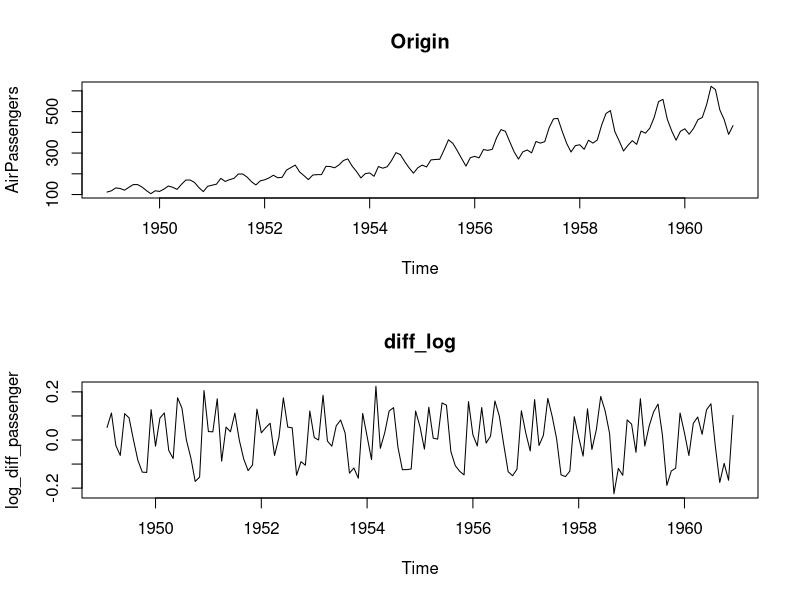

Write R code to recreate this figure. (Note: this script raises an error after producing the figure.)
# -------------------------------------------------------
# 講義用(2)
# 旅客機利用者数の推移の時系列データの前処理を行った上で実施する
# caretパッケージを用いた上での機械学習メソッド
# -------------------------------------------------------

# -------------------------------------------------------
# 原系列
# Rに組み込んであるデータ系列
# -------------------------------------------------------
# 今回は毎月の飛行機乗客数のデータを使います。
# この場合「先月の乗客数が多ければ、来月も多くなるのではないか」といったように、過去から未来を予測していきます。
# 時間という情報を基にして将来を予測する方法を学んでください。
# -------------------------------------------------------
AirPassengers

# -------------------------------------------------------
# 原系列に対して、対数差分系列を作ります。
## 対数差分系列への適用
# -------------------------------------------------------
log_diff_passenger <- diff(log(AirPassengers))
log_diff_passenger

# 原系列と対数差分系列のグラフを描いておきます。
par(mfrow=c(2,1))
plot(AirPassengers, main="Origin")
plot(log_diff_passenger, main="diff_log")
par(mfrow=c(1,1))

# -------------------------------------------------------
# 差分系列とは、例えば｛４，７，５｝というデータがあった時｛７－４，５－７｝＝｛３，－２｝というようにスライドして差をとった結果のことです。
# あらかじめ対数をとることにより、データを計算しやすい幅に収めやすくなる、また、
# 対数差分系列は近似的に「変化率」の推移と等しくなるので解釈がしやすくなるというメリットが得られます。
# なお、差分をとった時に、最初のデータが（差分を計算できないので）無くなってしまうことに注意してください。

# 元に戻すには、差分系列の累積和を計算してから、「一番最初の値」を足してやればよいです。
# 先の例ですと、差分系列が｛３，－２｝でしたので、最初の値をいれて｛４，３，－２｝、累積和をとって｛４，４＋３，４＋３－２｝＝｛４，７，５｝に戻ります。
# Rで確認してみます。
# -------------------------------------------------------

# 元に戻す
exp(cumsum(log_diff_passenger) + log(AirPassengers[1]))

# 参考
as.numeric(AirPassengers)[-1]


# -------------------------------------------------------
# データをもう少し変換します。
# 今度はデータの中身は変えません。
# 機械学習法を適用しやすいように整形します。
# ラグをとって、過去のデータを説明変数にする
# embed関数による整形(http://d.hatena.ne.jp/teramonagi/20121002/1349183342)
# -------------------------------------------------------

lag_num <- 4
exp_val_sample <- as.data.frame(embed(log_diff_passenger, lag_num))

# 列名の変更
colnames(exp_val_sample)[1] <- "Y"
for(i in 2:lag_num){
  colnames(exp_val_sample)[i] <- paste("Lag", i-1, sep="")
}

# 整形されたデータ
head(exp_val_sample)

# こんな感じになるはずやで
#             Y        Lag1        Lag2        Lag3
# 1 -0.06402186 -0.02298952  0.11211730  0.05218575
# 2  0.10948423 -0.06402186 -0.02298952  0.11211730
# 3  0.09193750  0.10948423 -0.06402186 -0.02298952
# 4  0.00000000  0.09193750  0.10948423 -0.06402186
# 5 -0.08455739  0.00000000  0.09193750  0.10948423
# 6 -0.13353139 -0.08455739  0.00000000  0.09193750


# -------------------------------------------------------
# 機械学習による時系列予測
# -------------------------------------------------------
## caretによる学習モデル作成の準備
# install.packages("kernlab")
# install.packages("caret")
# install.packages("e1071")
library(caret)
library(kernlab)

# 並列化演算を行う
# install.packages("doParallel")
library(doParallel)
cl <- makePSOCKcluster(detectCores())
registerDoParallel(cl)

# -------------------------------------------------------
# Rによる機械学習(train関数)
# 1行目：Y（直近のデータ）を、他のデータ（過去のデータ）すべてを使って予測します
# 2行目：学習データの指定
# 3行目：予測モデルの指定。ガウシアンカーネルを使ったSVMを使用します
# 4行目：ハイパーパラメタをどの範囲で動かすかの指定。
# 5行目：データをあらかじめ標準化してね、という指定
# -------------------------------------------------------
# モデルの推定
set.seed(0)
tuned_svm_sample <- train(
  Y ~ ., 
  data=exp_val_sample,
  method = "svmRadial", 
  tuneGrid = expand.grid(C=c(1:5), sigma=2^c(-1:1)),
  preProcess = c('center', 'scale')
)

# チューニングされたモデル(モデルオブジェクト)
tuned_svm_sample

# 最小のRMSE（予測誤差）
tuned_svm_sample$results$RMSE
min(tuned_svm_sample$results$RMSE)

# チューニングされたハイパーパラメタ
tuned_svm_sample$bestTune

# SVMのモデルだけを取り出す
tuned_svm_sample$finalModel


# -------------------------------------------------------
# 最適な次数を選ぶ
# -------------------------------------------------------
# モデルの作り方がわかったので、次は最適な次数を選ぶ方法を説明します。
# 次数とは、例えば「前月データだけを使って予測する」なら次数は１となります。
# 2か月前までのデータを使うなら次数は２です。
# 何か月前までのデータを使うと最も予測精度が高くなるのか。それをこれから調べるということです。

# 予測精度などを格納する入れ物
sim_result <- data.frame(
  order=numeric(), 
  error=numeric(),
  C=numeric(),
  sigma=numeric()
)

# 予測モデルの一覧を格納する入れ物
tuned_models <- list()


# 次に、最大ラグ数を指定して、データを整形します。
# 今回は12を最大ラグ数としました。MAXで12か月前までのデータを使って予測するモデルを作るということです。
# なお、直近のデータだけテスト用に残しておきました。

# 最大ラグ数
lag_max <- 12

# 訓練データの作成
# 最後のデータだけテスト用に残しておく
exp_val <- as.data.frame(embed(log_diff_passenger[-length(log_diff_passenger)], lag_max + 1))
colnames(exp_val)[1] <- "Y"
for(i in 2:(lag_max+1)){
  colnames(exp_val)[i] <- paste("Lag", i-1, sep="")
}

# 訓練データ表示
head(exp_val)

# 　こうやって表示されるはず
# Y        Lag1        Lag2        Lag3        Lag4        Lag5        Lag6        Lag7
# 1  0.09134978 -0.02575250  0.12629373 -0.13473259 -0.13353139 -0.08455739  0.00000000  0.09193750
# 2  0.11247798  0.09134978 -0.02575250  0.12629373 -0.13473259 -0.13353139 -0.08455739  0.00000000
# 3 -0.04348511  0.11247798  0.09134978 -0.02575250  0.12629373 -0.13473259 -0.13353139 -0.08455739
# 4 -0.07696104 -0.04348511  0.11247798  0.09134978 -0.02575250  0.12629373 -0.13473259 -0.13353139
# 5  0.17563257 -0.07696104 -0.04348511  0.11247798  0.09134978 -0.02575250  0.12629373 -0.13473259
# 6  0.13185213  0.17563257 -0.07696104 -0.04348511  0.11247798  0.09134978 -0.02575250  0.12629373
#         Lag8        Lag9       Lag10       Lag11       Lag12
# 1  0.10948423 -0.06402186 -0.02298952  0.11211730  0.05218575
# 2  0.09193750  0.10948423 -0.06402186 -0.02298952  0.11211730
# 3  0.00000000  0.09193750  0.10948423 -0.06402186 -0.02298952
# 4 -0.08455739  0.00000000  0.09193750  0.10948423 -0.06402186
# 5 -0.13353139 -0.08455739  0.00000000  0.09193750  0.10948423
# 6 -0.13473259 -0.13353139 -0.08455739  0.00000000  0.09193750


# 最後に、次数を変えながら計算を繰り返し、その都度予測モデルと予測精度を保存しておきます。
# 計算には若干の時間がかかることに注意してください。
# 時間がかかるため、パラメタのチューニングはかなり荒くしてあります。

# ループさせて、最も予測精度が高くなるラグ数を調べる
set.seed(0)
for(i in 1:lag_max) {

  # 必要なラグまで、データを切り落とす
  exp_val_tmp <- exp_val[,c(1:(i+1))]
  
  # 予測モデルの作成
  tuned_svm <- train(
    Y ~ ., 
    data=exp_val_tmp,
    method = "svmRadial", 
    tuneGrid = expand.grid(C=c(1:3), sigma=2^c(-1:1)),
    preProcess = c('center', 'scale')
  )
  
  # 予測モデルを保存する
  tuned_models <- c(tuned_models, list(tuned_svm))
  
  # 予測精度などを保存する
  sim_result[i, "order"] <- i
  sim_result[i, "error"] <- min(tuned_svm$results$RMSE)
  sim_result[i, "sigma"] <- tuned_svm$bestTune["sigma"]
  sim_result[i, "C"]     <- tuned_svm$bestTune["C"]
  
}

# 次数と予測精度の関係を図示してみる。
# ラグと予測精度の関係
plot(
  sim_result$error ~ sim_result$order,
  main="lag-order vs accuracy",
  xlab="lag-order",
  ylab="error"
)

# -------------------------------------------------------
# 当てはめ精度の評価
# -------------------------------------------------------
# 次に、予測精度や最も予測精度の高かったモデルを取り出します。

# 最も予測精度が高かったモデルの評価結果
subset(sim_result, sim_result$error==min(sim_result$error))

# 次数だけを取り出す
best_order <- subset(sim_result, sim_result$error==min(sim_result$error))$order
best_order

## 当てはまりの精度の確認
# 最も予測精度が高かったモデルを取り出す
best_model <- tuned_models[[best_order]]
best_model

# 予測値と実測値のプロット
plot(log_diff_passenger[-c(1:lag_max, length(log_diff_passenger))], type="l")
lines(predict(best_model), col=2, lwd=2, lty=2)
legend(
  legend=c("実測値", "予測値"),
  "topright",
  col=c(1,2),
  lwd=c(1,2),
  lty=c(1,2)
)

## 1期先の将来予測

# 説明変数を作る
# 直近のデータだけを抽出
last_data <- exp_val[nrow(exp_val), 1:best_order]

# 列名を、学習データに合わせる
for(i in 1:best_order){
  colnames(last_data)[i] <- paste("Lag", i, sep="")
}

# 説明変数を表示
last_data

# 1期先の予測
predict(best_model, last_data)
# [1] 0.07098058

# 正解データと比較
log_diff_passenger[length(log_diff_passenger)]
# [1] 0.1022788
